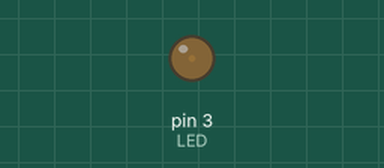
The sketch below on a simulated Arduino Uno, built with avr-gcc and run on an emulated ATmega328P. Parts: output pins drawn as LEDs (lit = HIGH).

Above: at 0.05 s.
At 0.95 s:
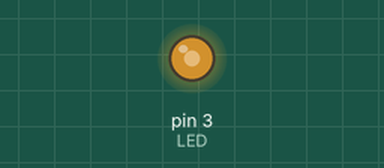
At 1.45 s:
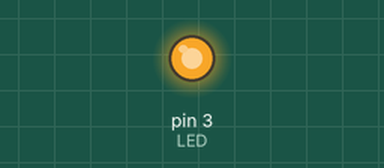
At 2.85 s:
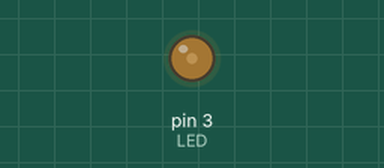
Timing chart, 0 to 7.6 s (numbered marks = the images above):
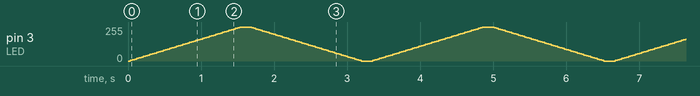

The sketch:

TP4code1.ino
```cpp
#define LED 3

void setup() {
  pinMode(LED,OUTPUT);

}

void loop() {
  for(int i = 0;i<=255;i+=5)
  {

    analogWrite(LED,i);
    delay(30);
    }
    delay(100);

    for(int i = 255;i>=0;i-=5)
  {
    analogWrite(LED,i);
    delay(30);
    }
     delay(100);

}
```
